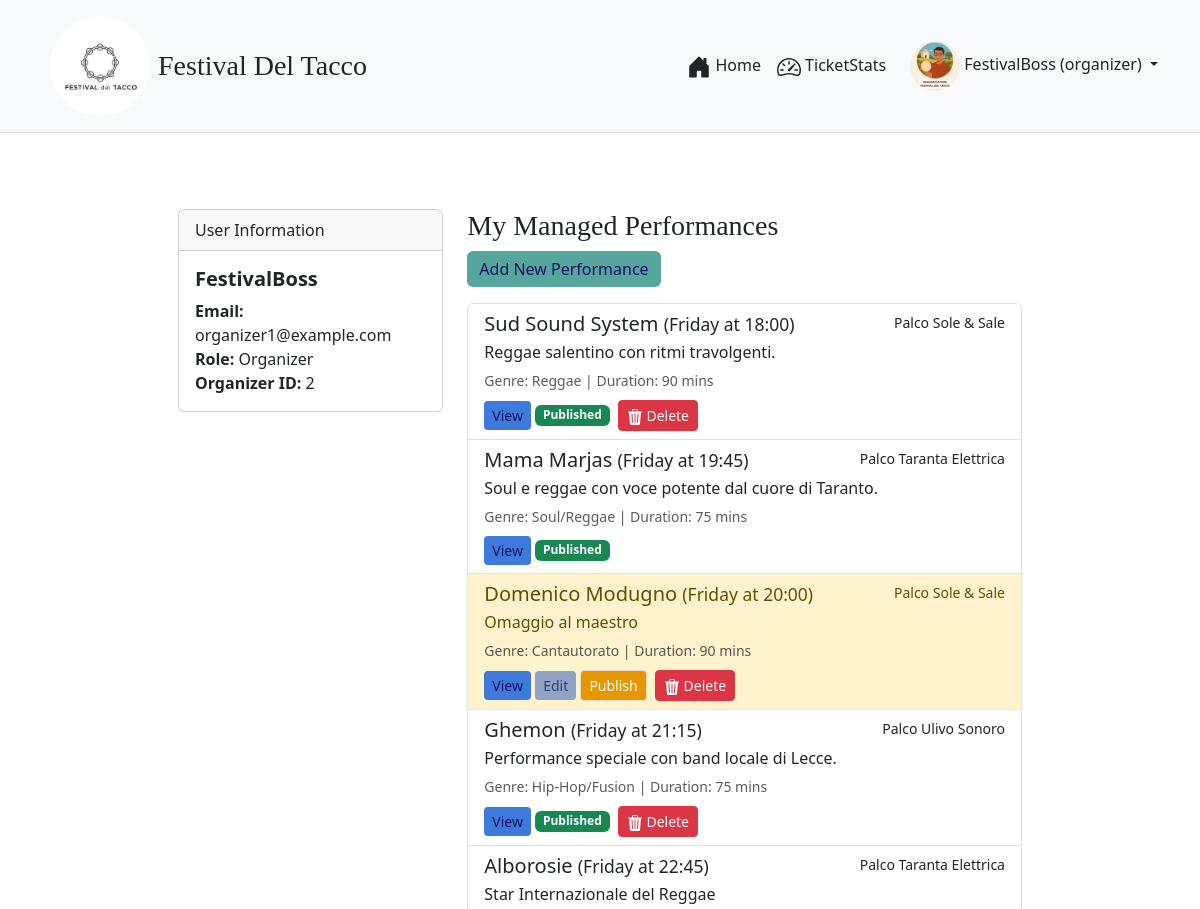
Page /profile (signed in, upper part) on the earlier database version.
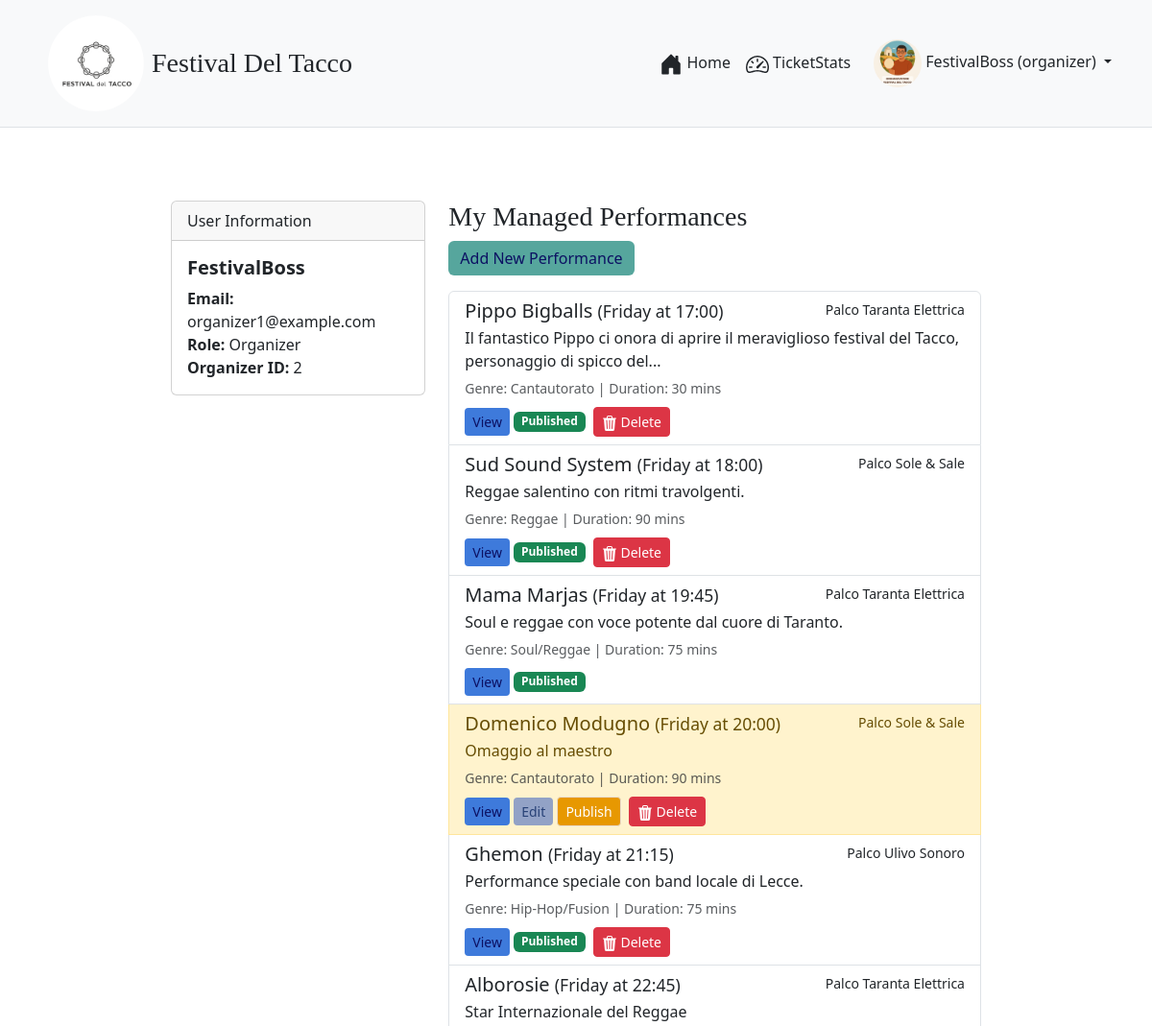
Same page on the later database version.
### tables this page shows
CREATE TABLE UTENTI (
            id INTEGER PRIMARY KEY AUTOINCREMENT,
            email TEXT UNIQUE NOT NULL,
            nickname TEXT NOT NULL,
            password_hash TEXT NOT NULL,
            role TEXT NOT NULL CHECK(role IN ('participant', 'organizer'))
        );

CREATE TABLE PERFORMANCE (
            id INTEGER PRIMARY KEY AUTOINCREMENT,
            artist_name TEXT NOT NULL UNIQUE,
            day TEXT NOT NULL,
            start_time TEXT NOT NULL, -- HH:MM format
            duration_minutes INTEGER NOT NULL,
            description TEXT,
            stage_name TEXT NOT NULL,
            genre TEXT,
            image_path TEXT,
            is_published INTEGER NOT NULL DEFAULT 0, -- 0 for False, 1 for True
            organizer_id INTEGER NOT NULL,
            FOREIGN KEY (organizer_id) REFERENCES UTENTI (id)
        );

### app.py (the view)
@app.route('/profile')
@login_required
def profile():
    user_ticket = None
    all_festival_performances = [] # Per la visione completa del festival da parte dell'organizzatore
    if current_user.role == 'participant':
        user_ticket_data = db.get_ticket_by_user_id(current_user.id)
        if user_ticket_data:
            user_ticket = dict(user_ticket_data)
            user_ticket['valid_days_list'] = user_ticket['valid_days'].split(',')
            user_ticket['ticket_type_name'] = Config.TICKET_TYPES.get(user_ticket['ticket_type'], {}).get('name', 'Unknown Ticket')
    elif current_user.role == 'organizer':
        all_festival_performances = db.get_all_performances()
    return render_template('profile_festival.html',
                           user_ticket=user_ticket,
                           performances=all_festival_performances)

### app.py (called while the page is built)
@login_manager.user_loader
def load_user(user_id):
    user_data = db.get_user_by_id(int(user_id)) # search for the user in the database by ID
    if user_data:
        return User(id=user_data['id'], email=user_data['email'], nickname=user_data['nickname'], role=user_data['role'])
    return None

@app.context_processor
def inject_global_vars():
    user_has_ticket = False
    if current_user.is_authenticated and current_user.role == 'participant':
        if db.get_ticket_by_user_id(current_user.id):
            user_has_ticket = True
    return dict(
        FESTIVAL_DAYS=Config.FESTIVAL_DAYS,
        FESTIVAL_STAGES=Config.FESTIVAL_STAGES,
        TICKET_TYPES_CONFIG=Config.TICKET_TYPES,
        now=datetime.now().year,
        g_user_has_ticket=user_has_ticket
    )

### festival_dao.py (called while the page is built)
def get_db_connection():
    conn = sqlite3.connect(DATABASE_NAME)
    conn.row_factory = sqlite3.Row # Access columns by name
    return conn

def get_user_by_id(user_id):
    conn = get_db_connection()
    user = conn.execute("SELECT * FROM UTENTI WHERE id = ?", (user_id,)).fetchone()
    conn.close()
    return user

### templates/profile_festival.html (shortened to what this page needs)
{% extends "base_festival.html" %}
{% block content %}
<div class="container mt-5">
    <div class="row">
        <div class="col-md-4">
            <div class="card">
                <div class="card-header">
                    User Information
                </div>
                <div class="card-body">
                    <h5 class="card-title">{{ current_user.nickname }}</h5>
                    <p class="card-text">
                        <strong>Email:</strong> {{ current_user.email }}<br>
                        <strong>Role:</strong> {{ current_user.role.capitalize() }}
                        {% if current_user.role == 'organizer' %}
                        <br><strong>Organizer ID:</strong> {{ current_user.id }}
                        {% endif %}
                    </p>
                </div>
            </div>
        </div>
        <div class="col-md-8">
            {% if current_user.role == 'participant' %}
            <h3 style="font-family: 'Playfair Display', serif;">My Ticket</h3>
            {% if user_ticket %}
            <div class="card bg-light mb-3">
                <div class="card-header">{{ user_ticket.ticket_type_name }}</div>
                <div class="card-body">
                    <h5 class="card-title">Valid for: {{ user_ticket.valid_days_list | join(', ') }}</h5>
                    <p class="card-text"><small class="text-muted">Purchased on: {{ user_ticket.purchase_date.split('
                            ')[0] }}</small></p>
                </div>
            </div>
            {% else %}
            <p style="font-family: 'Playfair Display', serif;">You haven't purchased a ticket yet.</p>
            <a href="{{ url_for('buy_ticket') }}" class="btn btn-success">Buy Ticket Now!</a>
            {% endif %}
            {% elif current_user.role == 'organizer' %}
            <h3 style="font-family: 'Playfair Display', serif;">My Managed Performances</h3>
            <a href="{{ url_for('manage_performance') }}" class="btn mynewperfbutton mb-3">Add New Performance</a>
            {% if performances %}
            <div class="list-group">
                {% for perf in performances %}
                {% if perf.is_published or perf.organizer_id == current_user.id %}
                <div
                    class="list-group-item list-group-item-action flex-column align-items-start {% if not perf.is_published %}list-group-item-warning{% endif %}">
                    <div class="d-flex w-100 justify-content-between">
                        <h5 class="mb-1">{{ perf.artist_name }} <small>({{ perf.day }} at {{ perf.start_time }})</small>
                        </h5>
                        <small>{{ perf.stage_name }}</small>
                    </div>
                    <p class="mb-1">{{ perf.description[:100] }}{% if perf.description|length > 100 %}...{% endif %}</p>
                    <small class="text-muted">Genre: {{ perf.genre }} | Duration: {{ perf.duration_minutes }}
                        mins</small>
                    <div class="mt-2">
                        <a href="{{ url_for('performance_detail', perf_id=perf.id) }}"
                            class="btn btn-sm myviewbutton">View</a>
                        {% if not perf.is_published %}
                        <a href="{{ url_for('manage_performance', perf_id=perf.id) }}"
                            class="btn btn-sm myeditbutton">Edit</a>
                        <form action="{{ url_for('publish_performance', perf_id=perf.id) }}" method="POST"
                            style="display: inline;">
                            <button type="submit" class="btn btn-sm mybuttoncolors">Publish</button>
                        </form>
                        {% else %}
                        <span class="badge bg-success">Published</span>
                        {% endif %}
                        {% if perf.organizer_id == current_user.id %}
                        <form action="{{ url_for('delete_performance_route', perf_id=perf.id) }}" method="POST"
                            style="display: inline;"
                            onsubmit="return confirm('Are you sure you want to delete this performance? This action cannot be undone.');">
                            <button type="submit" class="btn btn-sm btn-danger ms-1">
                                Delete
                            </button>
                        </form>
                        {% endif %}
                    </div>
                </div>
                {% endif %}
                {% endfor %}
            </div>
            {% else %}
            <p>You haven't created any performances yet.</p>
            {% endif %}
            {% endif %}
        </div>
    </div>
</div>
{% endblock %}

### templates/base_festival.html (shortened to what this page needs)
<!DOCTYPE html>
<html lang="it-en">
<head>
    <link href="https://cdn.jsdelivr.net/npm/bootstrap@5.3.2/dist/css/bootstrap.min.css" rel="stylesheet"
>
    <link rel="stylesheet" href="{{ url_for('static', filename='css/style_festival.css') }}">
    <link rel="stylesheet" href="https://unpkg.com/leaflet@1.9.4/dist/leaflet.css"
 />
</head>
<body>
    <nav>
        <header class="p-3 mb-3 border-bottom bg-light sticky-top">
            <div class="container">
                <div class="d-flex flex-wrap align-items-center justify-content-center justify-content-lg-start">
                    <a href="{{ url_for('home') }}"
                        class="d-flex align-items-center text-dark text-decoration-none me-lg-auto ms-2">
                        <img src="{{ url_for('static', filename='images/logo/LogoFestivalDelTacco.jpeg') }}"
                            alt="Festival del Tacco" class="img-fluid rounded-circle"
                            style="height: 100px; width: 100px; object-fit: cover;" loading="lazy">
                        <span class="fs-3 ms-2" style="font-family: 'Playfair Display', serif;">Festival Del
                            Tacco</span>
                    </a>
                    <ul class="nav col-12 col-lg-auto mb-2 justify-content-center mb-md-0">
                        <li><a href="{{ url_for('home') }}"
                                class="nav-link px-2 {% if request.endpoint == 'home' %}link-secondary{% else %}link-dark{% endif %}">
                                Home
                            </a>
                        </li>
                        {% if current_user.is_authenticated and current_user.role == 'organizer' %}
                        <li>
                            <a href="{{ url_for('organizer_stats') }}"
                                class="nav-link px-2 {% if request.endpoint == 'organizer_stats' %}link-secondary{% else %}link-dark{% endif %}">
                                TicketStats
                            </a>
                        </li>
                        {% endif %}
                    </ul>
                    <div class="ms-lg-3">
                        {% if current_user.is_authenticated %}
                        <div class="dropdown text-end">
                            <a href="#" class="d-block link-dark text-decoration-none dropdown-toggle"
                                id="dropdownUser1" data-bs-toggle="dropdown" aria-expanded="false">
                                {% if current_user.role == 'organizer' %}
                                <img src="{{ url_for('static', filename='images/logo/organizer.png') }}"
                                    alt="organizer_image" width="50" height="50" class="rounded-circle myprofileicon">
                                {% endif %}
                                {{ current_user.nickname }} ({{ current_user.role }})
                            </a>
                        </div>
                        {% else %}
                        <a href="{{ url_for('login') }}" class="btn btn-outline myloginbutton me-2">Login</a>
                        <a href="{{ url_for('register') }}" class="btn  mybuttoncolors">Sign-up</a>
                        {% endif %}
                    </div>
                </div>
            </div>
        </header>
    </nav>
    <main class="container col-lg-9 col-md-12 pt-5 pt-md-3 pt-lg-2 pt-xl-2 pt-xxl-2 order-1 mt-lg-1 ">
        {% block content %}
        {% endblock %}
    </main>
</body>
</html>

### static/css/style_festival.css (style rules this page uses)
html, body { height: 100%; margin: 0; padding: 0; display: flex; flex-direction: column; }
body { min-height: 100vh; }
.myprofileicon { z-index: 1030; }
main, main.container { flex: 1; padding: 1rem; padding-bottom: 100px; }
.card { transition: transform 0.2s ease-in-out, box-shadow 0.2s ease-in-out; }
.card-title { font-weight: bold; }
header.sticky-top { z-index: 1030; }
.myeditbutton, .myclearbutton { background-color: #92a2c6; border: #3e7adb; color: #284277; }
.myviewbutton { background-color: #3e7adb; border: none; color: #0c1163; }
.mypublishbtn, .mypurchasebtn, .mynewperfbutton { background-color: #56a69d; border: none; color: #0c1163; }
.mybuttoncolors { background-color: #e79801; border-color: #e8ddd5; color: #ffffff }
@media (min-width: 769px) { main { padding-top: 100px; } }

Differences in the rows shown:
added PERFORMANCE: artist_name "Pippo Bigballs", day "Friday", start_time "17:00", stage_name "Palco Taranta Elettrica", description "Il fantastico Pippo ci onora di aprire il meraviglioso festival del Tacco, personaggio di spicco del", genre "Cantautorato", duration_minutes "30", is_published "Published"
